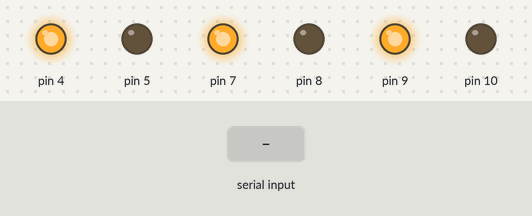
Recording of a sketch running on a simulated Arduino Uno, built with avr-gcc and run on an emulated ATmega328P. Parts: output pins drawn as LEDs (lit = HIGH). Inputs (shaded band) come from the test bench. Pins used as bus, display or sensor lines are not drawn; what the sketch prints to the serial monitor is not drawn.

Above: at 1.2 s.
1.3 s: "1" received over Serial
At 2.5 s:
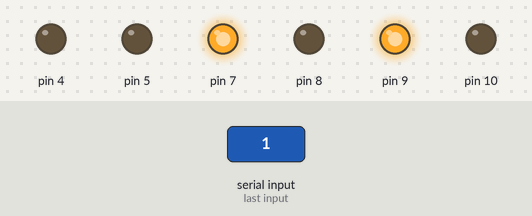
2.8 s: "3" received over Serial
At 3.5 s:
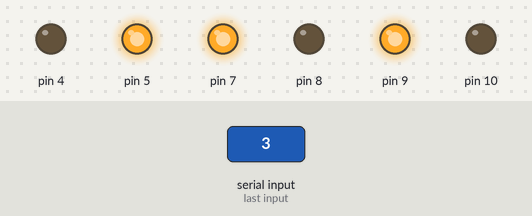
4.3 s: "4" received over Serial
At 4.6 s:
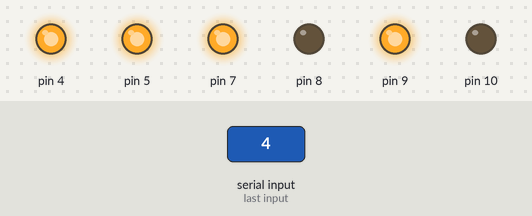
5.8 s: "2" received over Serial
At 7.0 s:
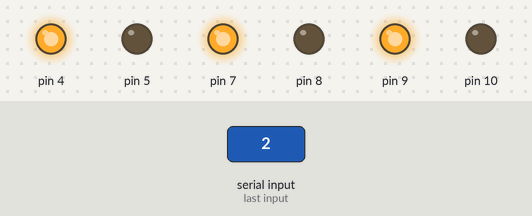
Timing chart, 0 to 8.8 s (numbered marks = the images above; inputs shaded):
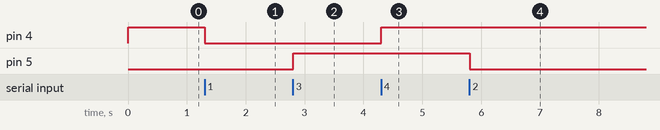

The sketch:

Platine3_LabViewConnection.ino
```cpp
#include <SPI.h>


byte a;
unsigned int data;

int Sensor;
 char sendeInhalt = ' ';

const int DRDY = 6;

int M=0;
int s=255;

//SPIClass SPI(VSPI);

void setup() {
Serial.begin(9600);

pinMode(8, OUTPUT);
//digitalWrite(8, LOW);

  //while (!Serial) {}
  //MUX Ch1:
  pinMode(4,OUTPUT);
  pinMode(5,OUTPUT);

  setMUX(2);

//MUX Ch2:
  pinMode(6,OUTPUT);
  pinMode(7,OUTPUT);

  digitalWrite(6,LOW);
  digitalWrite(7,HIGH);


  pinMode(9,OUTPUT);
  pinMode(10,OUTPUT);

  digitalWrite(9,HIGH);
  digitalWrite(10,LOW);


  pinMode(DRDY, INPUT);


  SPI.begin();
  SPI.setBitOrder(MSBFIRST);
  SPI.setDataMode(SPI_MODE0);
  SPI.setClockDivider(SPI_CLOCK_DIV32);

  //init:
  initCh1();
  initCh2();

  //attachInterrupt(digitalPinToInterrupt(6), isrM(), CHANGE);
}

void loop() {

  Serial.print(Ch1());
  Serial.print(";");
  Serial.println(Ch2());

  if (Serial.available() > 0)
  {
    digitalWrite(13,HIGH);
    sendeInhalt = Serial.read();

    if (sendeInhalt == '1') { Sensor=1; }
    if (sendeInhalt == '2') { Sensor=2; }
    if (sendeInhalt == '3') { Sensor=3; }
    if (sendeInhalt == '4') { Sensor=4; }

    setMUX(Sensor);

    Serial.flush(); //seriellen Puffer löschen
  }
}


unsigned int Ch1() {
  while (!dataReadyCh1()) {}
  SPI.transfer(56);
  unsigned int data = SPI.transfer16(0);

  return data;
}

unsigned int Ch2() {
  while (!dataReadyCh2()) {}
  SPI.transfer(57);
  unsigned int data = SPI.transfer16(0);

  return data;
}

bool dataReadyCh1() {
  SPI.transfer(8);
  byte b1 = SPI.transfer(0);
  return (b1 & 0x80) == 0x0;
}

bool dataReadyCh2() {
  SPI.transfer(9);
  byte b1 = SPI.transfer(0);
  return (b1 & 0x80) == 0x0;
}

void initCh1() {
  SPI.transfer(32);
  SPI.transfer(9);

  SPI.transfer(16);
  SPI.transfer(68);

  while (!dataReadyCh1()) {}
}

void initCh2() {
  SPI.transfer(33);
  SPI.transfer(9);

  SPI.transfer(17);
  SPI.transfer(68);

  while (!dataReadyCh2()) {}
}

void setMUX(int c){
switch (c)
  {
  case 1:
    digitalWrite(4,LOW);
    digitalWrite(5,LOW);
    break;

    case 2:
    digitalWrite(4,HIGH);
    digitalWrite(5,LOW);
    break;

    case 3:
    digitalWrite(4,LOW);
    digitalWrite(5,HIGH);
    break;

    case 4:
    digitalWrite(4,HIGH);
    digitalWrite(5,HIGH);
    break;

  default:
  Serial.print("MUX chanal failed");
    break;
  }

}

void isrM()
{
M=M+1;
}

void irs_timer()
{
  if(M>6)
  {
    s=s-2;
    if (s<0){s=0;}
  }
  if(M<6)
  {
    s=s+2;
    if (s>255){s=255;}
  }
M=0;
analogWrite(9, s);
}
```

Measured:
- after the input at 1.3 s, pin 4: HIGH → LOW at once
- after the input at 2.8 s, pin 5: LOW → HIGH at once
- after the input at 4.3 s, pin 4: LOW → HIGH at once
- after the input at 5.8 s, pin 5: HIGH → LOW at once
